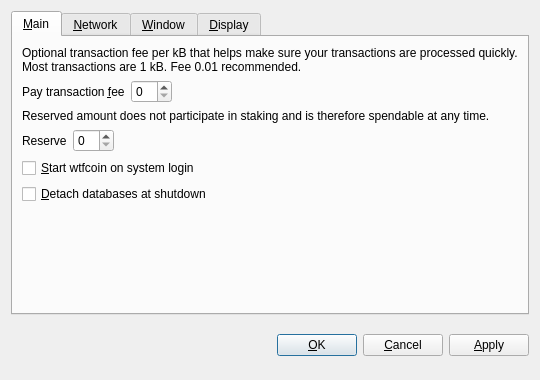
<?xml version="1.0" encoding="UTF-8"?>
<ui version="4.0">
 <class>OptionsDialog</class>
 <widget class="QDialog" name="OptionsDialog">
  <property name="geometry">
   <rect>
    <x>0</x>
    <y>0</y>
    <width>540</width>
    <height>380</height>
   </rect>
  </property>
  <property name="windowTitle">
   <string>Options</string>
  </property>
  <property name="modal">
   <bool>true</bool>
  </property>
  <layout class="QVBoxLayout" name="verticalLayout">
   <item>
    <widget class="QTabWidget" name="tabWidget">
     <property name="tabPosition">
      <enum>QTabWidget::North</enum>
     </property>
     <property name="currentIndex">
      <number>0</number>
     </property>
     <widget class="QWidget" name="tabMain">
      <attribute name="title">
       <string>&amp;Main</string>
      </attribute>
      <layout class="QVBoxLayout" name="verticalLayout_Main">
       <item>
        <widget class="QLabel" name="transactionFeeInfoLabel">
         <property name="text">
          <string>Optional transaction fee per kB that helps make sure your transactions are processed quickly. Most transactions are 1 kB. Fee 0.01 recommended.</string>
         </property>
         <property name="textFormat">
          <enum>Qt::PlainText</enum>
         </property>
         <property name="wordWrap">
          <bool>true</bool>
         </property>
        </widget>
       </item>
       <item>
        <layout class="QHBoxLayout" name="horizontalLayoutFee">
         <item>
          <widget class="QLabel" name="transactionFeeLabel">
           <property name="text">
            <string>Pay transaction &amp;fee</string>
           </property>
           <property name="textFormat">
            <enum>Qt::PlainText</enum>
           </property>
           <property name="buddy">
            <cstring>transactionFee</cstring>
           </property>
          </widget>
         </item>
         <item>
          <widget class="BitcoinAmountField" name="transactionFee"/>
         </item>
         <item>
          <spacer name="horizontalSpacerFee">
           <property name="orientation">
            <enum>Qt::Horizontal</enum>
           </property>
           <property name="sizeHint" stdset="0">
            <size>
             <width>40</width>
             <height>20</height>
            </size>
           </property>
          </spacer>
         </item>
        </layout>
       </item>
       <item>
        <widget class="QLabel" name="reserveBalanceInfoLabel">
         <property name="text">
          <string>Reserved amount does not participate in staking and is therefore spendable at any time.</string>
         </property>
         <property name="textFormat">
          <enum>Qt::PlainText</enum>
         </property>
         <property name="wordWrap">
          <bool>true</bool>
         </property>
        </widget>
       </item>
       <item>
        <layout class="QHBoxLayout" name="horizontalLayoutReserveBalance">
         <item>
          <widget class="QLabel" name="reserveBalanceLabel">
           <property name="text">
            <string>Reserve</string>
           </property>
           <property name="textFormat">
            <enum>Qt::PlainText</enum>
           </property>
           <property name="buddy">
            <cstring>reserveBalance</cstring>
           </property>
          </widget>
         </item>
         <item>
          <widget class="BitcoinAmountField" name="reserveBalance"/>
         </item>
         <item>
          <spacer name="horizontalSpacerReserveBalance">
           <property name="orientation">
            <enum>Qt::Horizontal</enum>
           </property>
           <property name="sizeHint" stdset="0">
            <size>
             <width>40</width>
             <height>20</height>
            </size>
           </property>
          </spacer>
         </item>
        </layout>
       </item>
       <item>
        <widget class="QCheckBox" name="bitcoinAtStartup">
         <property name="toolTip">
          <string>Automatically start wtfcoin after logging in to the system.</string>
         </property>
         <property name="text">
          <string>&amp;Start wtfcoin on system login</string>
         </property>
        </widget>
       </item>
       <item>
        <widget class="QCheckBox" name="detachDatabases">
         <property name="toolTip">
          <string>Detach block and address databases at shutdown. This means they can be moved to another data directory, but it slows down shutdown. The wallet is always detached.</string>
         </property>
         <property name="text">
          <string>&amp;Detach databases at shutdown</string>
         </property>
        </widget>
       </item>
       <item>
        <spacer name="verticalSpacer_Main">
         <property name="orientation">
          <enum>Qt::Vertical</enum>
         </property>
         <property name="sizeHint" stdset="0">
          <size>
           <width>20</width>
           <height>40</height>
          </size>
         </property>
        </spacer>
       </item>
      </layout>
     </widget>
     <widget class="QWidget" name="tabNetwork">
      <attribute name="title">
       <string>&amp;Network</string>
      </attribute>
      <layout class="QVBoxLayout" name="verticalLayout_Network">
       <item>
        <widget class="QCheckBox" name="mapPortUpnp">
         <property name="toolTip">
          <string>Automatically open the wtfcoin client port on the router. This only works when your router supports UPnP and it is enabled.</string>
         </property>
         <property name="text">
          <string>Map port using &amp;UPnP</string>
         </property>
        </widget>
       </item>
       <item>
        <widget class="QCheckBox" name="connectSocks">
         <property name="toolTip">
          <string>Connect to the wtfcoin network through a SOCKS proxy (e.g. when connecting through Tor).</string>
         </property>
         <property name="text">
          <string>&amp;Connect through SOCKS proxy:</string>
         </property>
        </widget>
       </item>
       <item>
        <layout class="QHBoxLayout" name="horizontalLayout_Network">
         <item>
          <widget class="QLabel" name="proxyIpLabel">
           <property name="text">
            <string>Proxy &amp;IP:</string>
           </property>
           <property name="textFormat">
            <enum>Qt::PlainText</enum>
           </property>
           <property name="buddy">
            <cstring>proxyIp</cstring>
           </property>
          </widget>
         </item>
         <item>
          <widget class="QValidatedLineEdit" name="proxyIp">
           <property name="maximumSize">
            <size>
             <width>140</width>
             <height>16777215</height>
            </size>
           </property>
           <property name="toolTip">
            <string>IP address of the proxy (e.g. 127.0.0.1)</string>
           </property>
          </widget>
         </item>
         <item>
          <widget class="QLabel" name="proxyPortLabel">
           <property name="text">
            <string>&amp;Port:</string>
           </property>
           <property name="textFormat">
            <enum>Qt::PlainText</enum>
           </property>
           <property name="buddy">
            <cstring>proxyPort</cstring>
           </property>
          </widget>
         </item>
         <item>
          <widget class="QLineEdit" name="proxyPort">
           <property name="maximumSize">
            <size>
             <width>55</width>
             <height>16777215</height>
            </size>
           </property>
           <property name="toolTip">
            <string>Port of the proxy (e.g. 9050)</string>
           </property>
          </widget>
         </item>
         <item>
          <widget class="QLabel" name="socksVersionLabel">
           <property name="text">
            <string>SOCKS &amp;Version:</string>
           </property>
           <property name="textFormat">
            <enum>Qt::PlainText</enum>
           </property>
           <property name="buddy">
            <cstring>socksVersion</cstring>
           </property>
          </widget>
         </item>
         <item>
          <widget class="QValueComboBox" name="socksVersion">
           <property name="toolTip">
            <string>SOCKS version of the proxy (e.g. 5)</string>
           </property>
          </widget>
         </item>
         <item>
          <spacer name="horizontalSpacer_Network">
           <property name="orientation">
            <enum>Qt::Horizontal</enum>
           </property>
           <property name="sizeHint" stdset="0">
            <size>
             <width>40</width>
             <height>20</height>
            </size>
           </property>
          </spacer>
         </item>
        </layout>
       </item>
       <item>
        <spacer name="verticalSpacer_Network">
         <property name="orientation">
          <enum>Qt::Vertical</enum>
         </property>
         <property name="sizeHint" stdset="0">
          <size>
           <width>20</width>
           <height>40</height>
          </size>
         </property>
        </spacer>
       </item>
      </layout>
     </widget>
     <widget class="QWidget" name="tabWindow">
      <attribute name="title">
       <string>&amp;Window</string>
      </attribute>
      <layout class="QVBoxLayout" name="verticalLayout_Window">
       <item>
        <widget class="QCheckBox" name="minimizeToTray">
         <property name="toolTip">
          <string>Show only a tray icon after minimizing the window.</string>
         </property>
         <property name="text">
          <string>&amp;Minimize to the tray instead of the taskbar</string>
         </property>
        </widget>
       </item>
       <item>
        <widget class="QCheckBox" name="minimizeOnClose">
         <property name="toolTip">
          <string>Minimize instead of exit the application when the window is closed. When this option is enabled, the application will be closed only after selecting Quit in the menu.</string>
         </property>
         <property name="text">
          <string>M&amp;inimize on close</string>
         </property>
        </widget>
       </item>
       <item>
        <spacer name="verticalSpacer_Window">
         <property name="orientation">
          <enum>Qt::Vertical</enum>
         </property>
         <property name="sizeHint" stdset="0">
          <size>
           <width>20</width>
           <height>40</height>
          </size>
         </property>
        </spacer>
       </item>
      </layout>
     </widget>
     <widget class="QWidget" name="tabDisplay">
      <attribute name="title">
       <string>&amp;Display</string>
      </attribute>
      <layout class="QVBoxLayout" name="verticalLayout_Display">
       <item>
        <layout class="QHBoxLayout" name="horizontalLayout_1_Display">
         <item>
          <widget class="QLabel" name="langLabel">
           <property name="text">
            <string>User Interface &amp;language:</string>
           </property>
           <property name="textFormat">
            <enum>Qt::PlainText</enum>
           </property>
           <property name="buddy">
            <cstring>lang</cstring>
           </property>
          </widget>
         </item>
         <item>
          <widget class="QValueComboBox" name="lang">
           <property name="toolTip">
            <string>The user interface language can be set here. This setting will take effect after restarting wtfcoin.</string>
           </property>
          </widget>
         </item>
        </layout>
       </item>
       <item>
        <layout class="QHBoxLayout" name="horizontalLayout_2_Display">
         <item>
          <widget class="QLabel" name="unitLabel">
           <property name="text">
            <string>&amp;Unit to show amounts in:</string>
           </property>
           <property name="textFormat">
            <enum>Qt::PlainText</enum>
           </property>
           <property name="buddy">
            <cstring>unit</cstring>
           </property>
          </widget>
         </item>
         <item>
          <widget class="QValueComboBox" name="unit">
           <property name="toolTip">
            <string>Choose the default subdivision unit to show in the interface and when sending coins.</string>
           </property>
          </widget>
         </item>
        </layout>
       </item>
       <item>
        <widget class="QCheckBox" name="displayAddresses">
         <property name="toolTip">
          <string>Whether to show wtfcoin addresses in the transaction list or not.</string>
         </property>
         <property name="text">
          <string>&amp;Display addresses in transaction list</string>
         </property>
        </widget>
       </item>
       <item>
        <widget class="QCheckBox" name="coinControlFeatures">
         <property name="toolTip">
          <string>Whether to show coin control features or not.</string>
         </property>
         <property name="text">
          <string>Display coin &amp;control features (experts only!)</string>
         </property>
        </widget>
       </item>
       <item>
        <spacer name="verticalSpacer_Display">
         <property name="orientation">
          <enum>Qt::Vertical</enum>
         </property>
         <property name="sizeHint" stdset="0">
          <size>
           <width>20</width>
           <height>40</height>
          </size>
         </property>
        </spacer>
       </item>
      </layout>
     </widget>
    </widget>
   </item>
   <item>
    <layout class="QHBoxLayout" name="horizontalLayout_Buttons">
     <item>
      <spacer name="horizontalSpacer_1">
       <property name="orientation">
        <enum>Qt::Horizontal</enum>
       </property>
       <property name="sizeHint" stdset="0">
        <size>
         <width>40</width>
         <height>48</height>
        </size>
       </property>
      </spacer>
     </item>
     <item>
      <widget class="QLabel" name="statusLabel">
       <property name="font">
        <font>
         <weight>75</weight>
         <bold>true</bold>
        </font>
       </property>
       <property name="text">
        <string/>
       </property>
       <property name="textFormat">
        <enum>Qt::PlainText</enum>
       </property>
       <property name="wordWrap">
        <bool>true</bool>
       </property>
      </widget>
     </item>
     <item>
      <spacer name="horizontalSpacer_2">
       <property name="orientation">
        <enum>Qt::Horizontal</enum>
       </property>
       <property name="sizeHint" stdset="0">
        <size>
         <width>40</width>
         <height>48</height>
        </size>
       </property>
      </spacer>
     </item>
     <item>
      <widget class="QPushButton" name="okButton">
       <property name="text">
        <string>&amp;OK</string>
       </property>
      </widget>
     </item>
     <item>
      <widget class="QPushButton" name="cancelButton">
       <property name="text">
        <string>&amp;Cancel</string>
       </property>
       <property name="autoDefault">
        <bool>false</bool>
       </property>
      </widget>
     </item>
     <item>
      <widget class="QPushButton" name="applyButton">
       <property name="text">
        <string>&amp;Apply</string>
       </property>
       <property name="autoDefault">
        <bool>false</bool>
       </property>
      </widget>
     </item>
    </layout>
   </item>
  </layout>
 </widget>
 <customwidgets>
  <customwidget>
   <class>BitcoinAmountField</class>
   <extends>QSpinBox</extends>
   <header>bitcoinamountfield.h</header>
  </customwidget>
  <customwidget>
   <class>QValueComboBox</class>
   <extends>QComboBox</extends>
   <header>qvaluecombobox.h</header>
  </customwidget>
  <customwidget>
   <class>QValidatedLineEdit</class>
   <extends>QLineEdit</extends>
   <header>qvalidatedlineedit.h</header>
  </customwidget>
 </customwidgets>
 <resources/>
 <connections/>
</ui>
